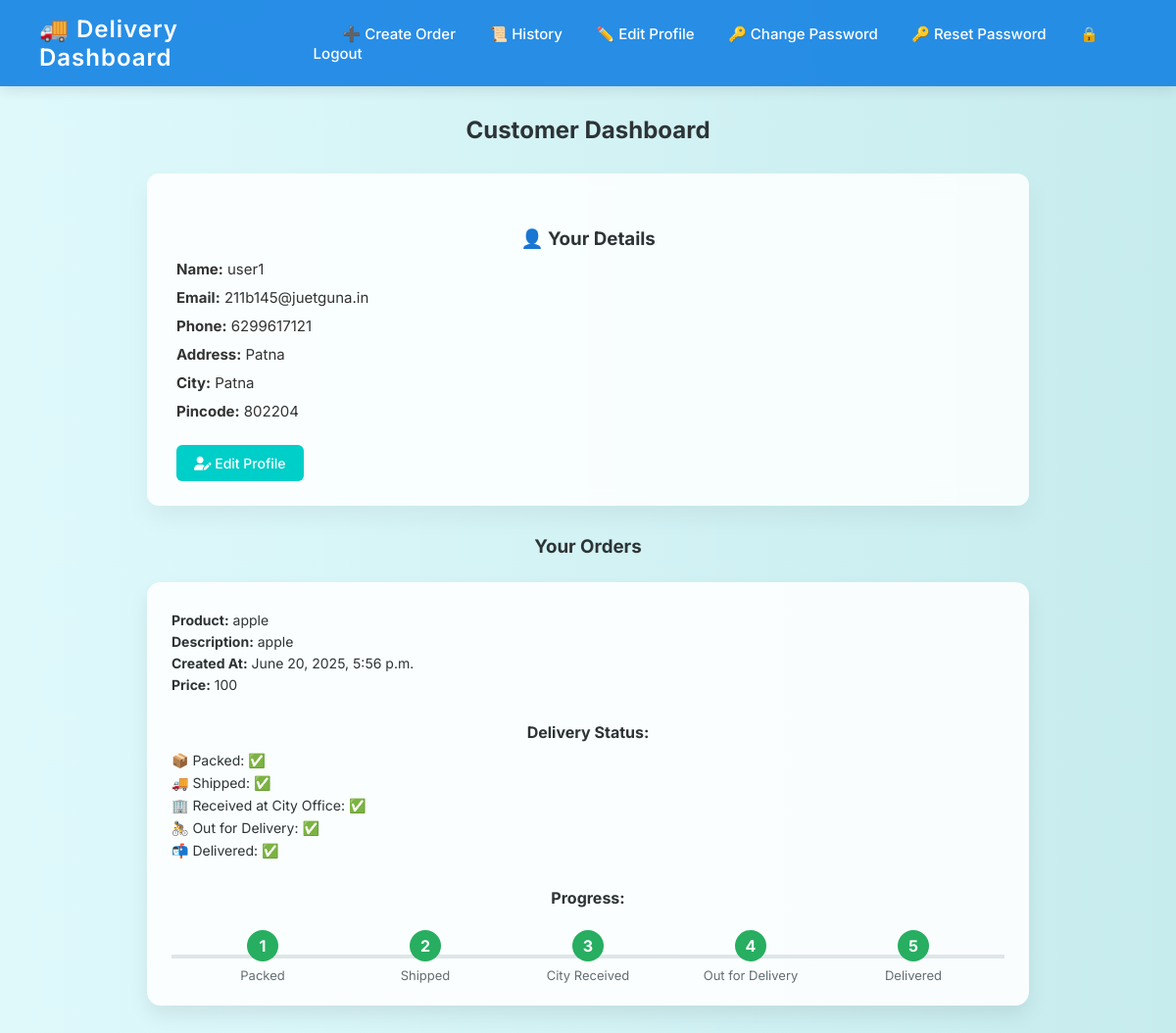
/customer_dashboard/ (signed in), run on an earlier commit of the app's database.
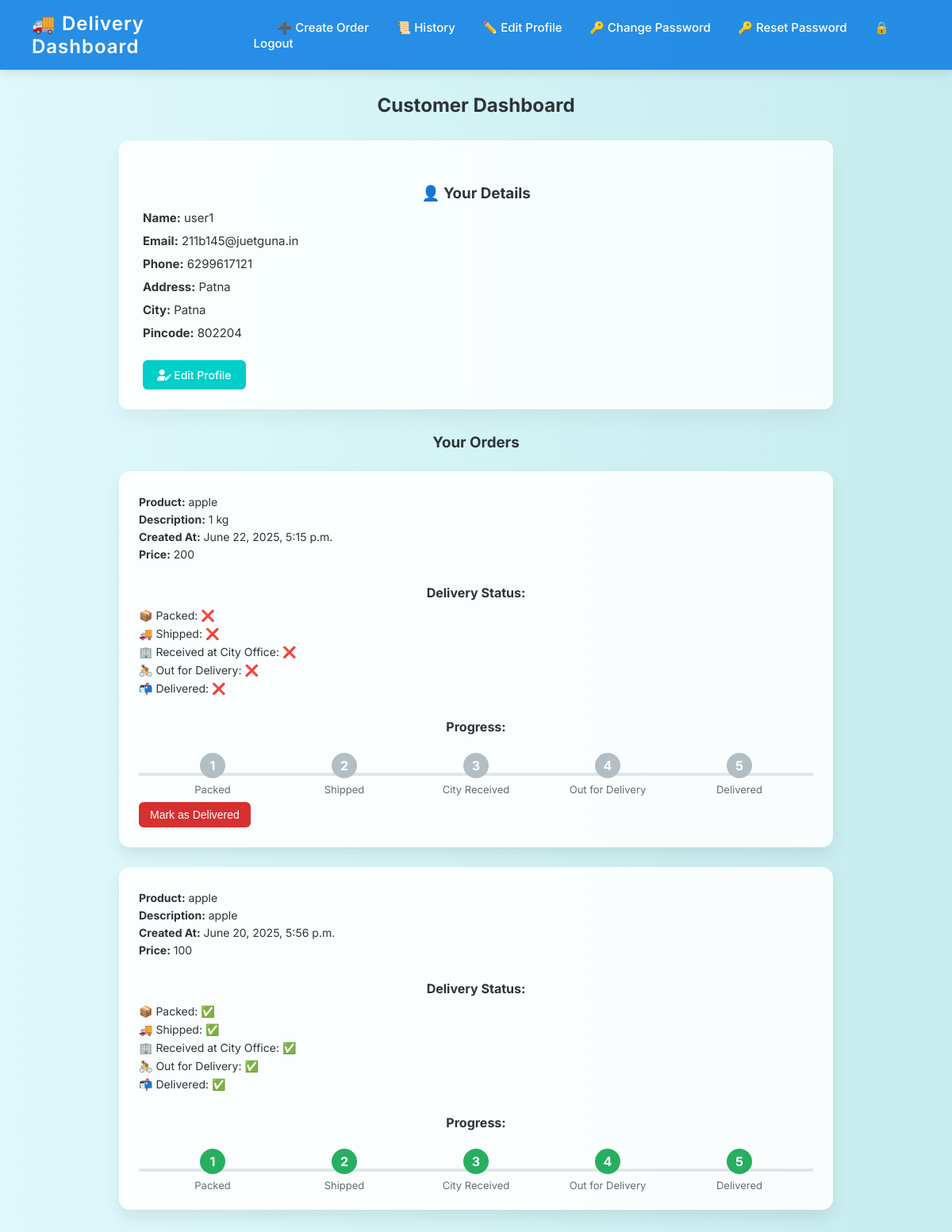
And on a later commit of the database.
### delivery_app/models.py (models this page shows, shortened)
class Customer(models.Model):
    user=models.OneToOneField(User,on_delete=models.CASCADE)
    address=models.TextField()
    phone=models.CharField(max_length=10)
    city=models.CharField(max_length=100)
    pincode=models.CharField(max_length=10)

class User(AbstractUser):
    ROLE_CHOICES = (
        ('customer', 'Customer'),
        ('warehouse_manager', 'Warehouse Manager'),
        ('city_manager', 'City Manager'),
        ('porter', 'Porter'),
    )
    role = models.CharField(max_length=20, choices=ROLE_CHOICES)

class Order(models.Model):
    customer = models.ForeignKey(Customer, on_delete=models.CASCADE)
    product_name = models.CharField(max_length=255)
    description = models.TextField()
    created_at = models.DateTimeField(auto_now_add=True)
    price=models.IntegerField()
    warehouse_manager = models.ForeignKey(WarehouseManager, on_delete=models.SET_NULL, null=True, blank=True)
    city_manager = models.ForeignKey(CityManager, on_delete=models.SET_NULL, null=True, blank=True)
    porter = models.ForeignKey(Porter, on_delete=models.SET_NULL, null=True, blank=True)
    is_packed = models.BooleanField(default=False)
    is_shipped = models.BooleanField(default=False)
    received_at_city = models.BooleanField(default=False)
    out_for_delivery = models.BooleanField(default=False)
    is_delivered = models.BooleanField(default=False)

### delivery_app/views.py (the view)
# urls.py: path('customer_dashboard/', views.customer_dashboard, name='customer_dashboard'),
@login_required
def customer_dashboard(request):
    try:
        customer_detail = Customer.objects.get(user=request.user)
        orders = Order.objects.filter(customer=customer_detail).order_by('-created_at')
    except Customer.DoesNotExist:
        customer_detail = None
        orders = []
    return render(request, 'customer_dashboard.html', {
        'customer_detail': customer_detail,
        'orders': orders,
    })

### delivery_app/templates/customer_dashboard.html (shortened to what this page needs)
{% load static %}
<!DOCTYPE html>
<html lang="en">
<head>
  <link rel="stylesheet" href="{% static 'css/customer_dashboard.css' %}">
  <link rel="stylesheet" href="https://cdnjs.cloudflare.com/ajax/libs/font-awesome/6.5.0/css/all.min.css">
</head>
<body>
<div class="navbar">
  <div class="navbar-brand">🚚 Delivery Dashboard</div>
  <div class="navbar-links">
    <a href="{% url 'create_order' %}">➕ Create Order</a>
    <a href="{% url 'customer_history' %}">📜 History</a>
    <a href="{% url 'edit_customer_profile' %}">✏️ Edit Profile</a>
    <a href="{% url 'password_change' %}">🔑 Change Password</a>
    <a href="{% url 'password_reset' %}">🔑 Reset Password</a>
    <a href="{% url 'logout' %}" class="logout-link">🔒 Logout</a>
  </div>
</div>
  <h2>Customer Dashboard</h2>
  {% if customer_detail %}
    <div class="customer-info">
      <h3>👤 Your Details</h3>
      <p><strong>Name:</strong> {{ customer_detail.user.username }}</p>
      <p><strong>Email:</strong> {{ customer_detail.user.email }}</p>
      <p><strong>Phone:</strong> {{ customer_detail.phone }}</p>
      <p><strong>Address:</strong> {{ customer_detail.address }}</p>
      <p><strong>City:</strong> {{ customer_detail.city }}</p>
      <p><strong>Pincode:</strong> {{ customer_detail.pincode }}</p>
      <a href="{% url 'edit_customer_profile'%}" class="button"> <i class="fas fa-user-edit"></i> Edit Profile</a>
    </div>
  {% endif %}
  <h3>Your Orders</h3>
  {% for order in orders %}
    <div class="order-card">
      <p><strong>Product:</strong> {{ order.product_name }}</p>
      <p><strong>Description:</strong> {{ order.description }}</p>
      <p><strong>Created At:</strong> {{ order.created_at }}</p>
      <p><strong>Price:</strong> {{ order.price }}</p>
      <h4>Delivery Status:</h4>
      <ul>
        <li>📦 Packed: {% if order.is_packed %}✅{% else %}❌{% endif %}</li>
        <li>🚚 Shipped: {% if order.is_shipped %}✅{% else %}❌{% endif %}</li>
        <li>🏢 Received at City Office: {% if order.received_at_city %}✅{% else %}❌{% endif %}</li>
        <li>🚴 Out for Delivery: {% if order.out_for_delivery %}✅{% else %}❌{% endif %}</li>
        <li>📬 Delivered: {% if order.is_delivered %}✅{% else %}❌{% endif %}</li>
      </ul>
      <h4>Progress:</h4>
      <div class="progress-container">
        <div class="progress-step {% if order.is_packed %}completed{% endif %}"><span>1</span><label>Packed</label></div>
        <div class="progress-step {% if order.is_shipped %}completed{% endif %}"><span>2</span><label>Shipped</label></div>
        <div class="progress-step {% if order.received_at_city %}completed{% endif %}"><span>3</span><label>City Received</label></div>
        <div class="progress-step {% if order.out_for_delivery %}completed{% endif %}"><span>4</span><label>Out for Delivery</label></div>
        <div class="progress-step {% if order.is_delivered %}completed{% endif %}"><span>5</span><label>Delivered</label></div>
      </div>
      {% if not order.is_delivered %}
        <form method="post" action="{% url 'mark_order_delivered' order.id %}">
          <button type="submit" class="button mark-delivered">Mark as Delivered</button>
        </form>
      {% endif %}
    </div>
  {% empty %}
    <p>You have no orders yet.</p>
  {% endfor %}
</body>
</html>

### delivery_app/static/css/customer_dashboard.css (style rules this page uses)
* { margin: 0; padding: 0; box-sizing: border-box; }
body { font-family: 'Inter', sans-serif; background: linear-gradient(to right, #dff9fb, #c7ecee); color: #2d3436; padding-bottom: 40px; }
.navbar { background: rgba(30, 136, 229, 0.95); color: #fff; display: flex; justify-content: space-between; align-items: center; padding: 15px 40px; position: sticky; top: 0; z-index: 10; box-shadow: 0 4px 12px rgba(0,0,0,0.1); }
.navbar-brand { font-size: 24px; font-weight: 600; letter-spacing: 1px; }
.navbar-links a { color: #fff; text-decoration: none; margin-left: 30px; font-weight: 500; font-size: 15px; transition: all 0.3s ease-in-out; }
h2, h3, h4 { text-align: center; margin-top: 30px; color: #2d3436; }
.customer-info { background: rgba(255, 255, 255, 0.85); max-width: 900px; margin: 30px auto; padding: 25px 30px; border-radius: 12px; box-shadow: 0 12px 24px rgba(0,0,0,0.05); backdrop-filter: blur(10px); transition: 0.3s ease; }
.customer-info p { margin: 10px 0; font-size: 15px; color: #333; }
.customer-info .button { background: #00cec9; padding: 10px 18px; border-radius: 6px; color: #fff; text-decoration: none; display: inline-block; margin-top: 15px; transition: 0.3s; }
.order-card { background: rgba(255, 255, 255, 0.9); max-width: 900px; margin: 25px auto; padding: 25px; border-radius: 14px; box-shadow: 0 10px 20px rgba(0,0,0,0.08); transition: all 0.3s ease; }
.order-card p { font-size: 14px; margin: 5px 0; }
ul { list-style: none; padding-left: 0; margin: 10px 0; }
ul li { margin: 6px 0; font-size: 14px; }
.button, button { background: #1e88e5; color: #fff; padding: 8px 14px; border: none; border-radius: 6px; font-size: 14px; cursor: pointer; transition: 0.3s; font-weight: 500; text-decoration: none; }
.mark-delivered { background: #d63031; margin-top: 10px; }
.progress-container { display: flex; justify-content: space-between; align-items: center; margin-top: 25px; padding: 0 10px; position: relative; height: 50px; }
.progress-container::before { content: ''; position: absolute; top: 50%; left: 0; height: 4px; width: 100%; background-color: #dfe6e9; transform: translateY(-50%); z-index: 0; }
.progress-step { position: relative; text-align: center; flex: 1; z-index: 1; }
.progress-step span { display: inline-block; width: 32px; height: 32px; line-height: 32px; border-radius: 50%; background-color: #b2bec3; color: #fff; font-weight: bold; position: relative; z-index: 2; transition: background 0.3s; }
.progress-step.completed span { background-color: #27ae60; }
.progress-step label { display: block; margin-top: 6px; font-size: 13px; color: #636e72; }

What changed in the data, as far as the page shows it:
added Order: product_name "apple", description "1 kg", created_at "June 22, 2025, 5:15 p.m.", price "200", is_delivered "Mark as Delivered"
